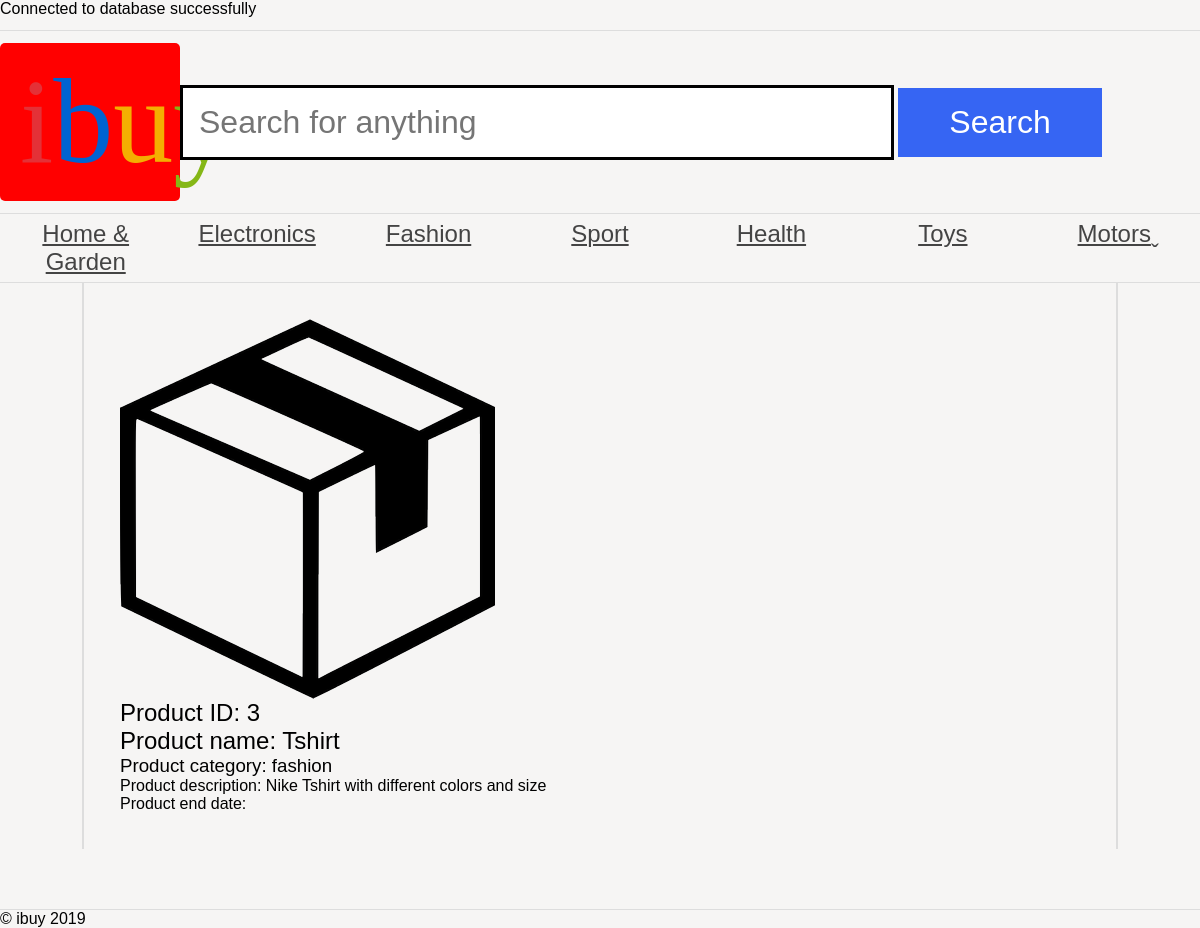
/as1/public/fashion.php, run on the app's committed database.
### tables this page shows
CREATE TABLE `auction` (
  `id` int(11) NOT NULL,
  `title` varchar(255) NOT NULL,
  `description` varchar(255) NOT NULL,
  `category` varchar(255) NOT NULL,
  `enddate` varchar(255) NOT NULL
);

### as1/public/fashion.php (the view, shortened to what this page needs)
<?php
    require 'dbcon.php';
    require 'header.php';
    require 'nav.php';
?>
<!DOCTYPE html>
<html lang="en">
<head>
</head>
<main>
<body>
<?php
      $stmt = $pdo->prepare("SELECT * FROM auction WHERE category='fashion'");
      $stmt->execute();
      while($chabi = $stmt->fetch()) {
          echo '<img src="product.png" alt="product name">';
          echo '<article>';
          echo'<h2>'.'Product ID: '.$chabi['id'].'</h2>';
          echo '<h2>Product name: '.$chabi['title'].'</h2>';
          echo '<h3>Product category: '.$chabi['category'].'</h3>';
          echo '<p>Product description: '.$chabi['description'].'</p>';
          echo '<p>Product end date: '.$chabi['enddate'].'</p>';
          echo '</article>';
      }
?>
</body>
</main>
</html>
<?php
    require 'footer.php';
?>

### as1/public/ibuy.css (style rules this page uses)
* { margin: 0; padding: 0; }
body { font-family: 'Oxygen-Regular', sans-serif; background-color: #f6f5f4; max-width: 100vw; overflow-x: hidden; }
h1, h2, h3, h4 { font-weight: normal; }
main { padding: 3vw; display: block; overflow: hidden; width: 80vw; margin: auto; border-left: 2px solid #ddd; border-right: 2px solid #ddd; }

### data on the page
auction: id "3", title "Tshirt", category "fashion", description "Nike Tshirt with different colors and size"
